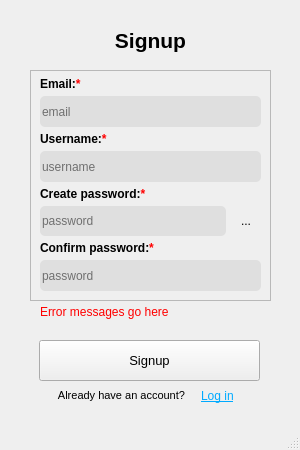
<?xml version="1.0" encoding="UTF-8"?>
<ui version="4.0">
 <class>winRegister</class>
 <widget class="QMainWindow" name="winRegister">
  <property name="geometry">
   <rect>
    <x>0</x>
    <y>0</y>
    <width>300</width>
    <height>450</height>
   </rect>
  </property>
  <property name="minimumSize">
   <size>
    <width>300</width>
    <height>450</height>
   </size>
  </property>
  <property name="maximumSize">
   <size>
    <width>300</width>
    <height>450</height>
   </size>
  </property>
  <property name="windowTitle">
   <string>Registration Form</string>
  </property>
  <property name="styleSheet">
   <string notr="true"/>
  </property>
  <widget class="QWidget" name="centralwidget">
   <widget class="QLabel" name="lblHeader">
    <property name="geometry">
     <rect>
      <x>20</x>
      <y>20</y>
      <width>261</width>
      <height>41</height>
     </rect>
    </property>
    <property name="font">
     <font>
      <pointsize>16</pointsize>
      <bold>true</bold>
     </font>
    </property>
    <property name="frameShape">
     <enum>QFrame::NoFrame</enum>
    </property>
    <property name="text">
     <string>Signup</string>
    </property>
    <property name="alignment">
     <set>Qt::AlignCenter</set>
    </property>
   </widget>
   <widget class="QPushButton" name="btnSignup">
    <property name="geometry">
     <rect>
      <x>39</x>
      <y>340</y>
      <width>221</width>
      <height>41</height>
     </rect>
    </property>
    <property name="sizePolicy">
     <sizepolicy hsizetype="Fixed" vsizetype="Fixed">
      <horstretch>0</horstretch>
      <verstretch>0</verstretch>
     </sizepolicy>
    </property>
    <property name="font">
     <font>
      <pointsize>10</pointsize>
     </font>
    </property>
    <property name="cursor">
     <cursorShape>PointingHandCursor</cursorShape>
    </property>
    <property name="styleSheet">
     <string notr="true"/>
    </property>
    <property name="text">
     <string>Signup</string>
    </property>
   </widget>
   <widget class="QFrame" name="vframeCred">
    <property name="geometry">
     <rect>
      <x>30</x>
      <y>70</y>
      <width>241</width>
      <height>231</height>
     </rect>
    </property>
    <property name="styleSheet">
     <string notr="true"/>
    </property>
    <property name="frameShape">
     <enum>QFrame::StyledPanel</enum>
    </property>
    <property name="frameShadow">
     <enum>QFrame::Plain</enum>
    </property>
    <property name="lineWidth">
     <number>2</number>
    </property>
    <property name="midLineWidth">
     <number>0</number>
    </property>
    <layout class="QVBoxLayout" name="verticalLayout_2">
     <property name="spacing">
      <number>5</number>
     </property>
     <property name="topMargin">
      <number>6</number>
     </property>
     <item>
      <widget class="QLabel" name="lblEmail">
       <property name="sizePolicy">
        <sizepolicy hsizetype="Expanding" vsizetype="Fixed">
         <horstretch>0</horstretch>
         <verstretch>0</verstretch>
        </sizepolicy>
       </property>
       <property name="font">
        <font>
         <bold>true</bold>
        </font>
       </property>
       <property name="text">
        <string>&lt;html&gt;&lt;head/&gt;&lt;body&gt;&lt;p&gt;Email:&lt;span style=&quot; color:red;&quot;&gt;*&lt;/span&gt;&lt;/p&gt;&lt;/body&gt;&lt;/html&gt;</string>
       </property>
       <property name="alignment">
        <set>Qt::AlignLeading|Qt::AlignLeft|Qt::AlignVCenter</set>
       </property>
       <property name="buddy">
        <cstring>lineEmail</cstring>
       </property>
      </widget>
     </item>
     <item>
      <widget class="QLineEdit" name="lineEmail">
       <property name="sizePolicy">
        <sizepolicy hsizetype="Expanding" vsizetype="Fixed">
         <horstretch>0</horstretch>
         <verstretch>0</verstretch>
        </sizepolicy>
       </property>
       <property name="minimumSize">
        <size>
         <width>200</width>
         <height>0</height>
        </size>
       </property>
       <property name="styleSheet">
        <string notr="true">background-color: rgb(223, 223, 223);
border-radius: 5px;
height: 50px;</string>
       </property>
       <property name="echoMode">
        <enum>QLineEdit::Normal</enum>
       </property>
       <property name="alignment">
        <set>Qt::AlignLeading|Qt::AlignLeft|Qt::AlignVCenter</set>
       </property>
       <property name="dragEnabled">
        <bool>false</bool>
       </property>
       <property name="placeholderText">
        <string>email</string>
       </property>
       <property name="clearButtonEnabled">
        <bool>false</bool>
       </property>
      </widget>
     </item>
     <item>
      <widget class="QLabel" name="lblUser">
       <property name="sizePolicy">
        <sizepolicy hsizetype="Expanding" vsizetype="Fixed">
         <horstretch>0</horstretch>
         <verstretch>0</verstretch>
        </sizepolicy>
       </property>
       <property name="font">
        <font>
         <bold>true</bold>
        </font>
       </property>
       <property name="styleSheet">
        <string notr="true"/>
       </property>
       <property name="text">
        <string>&lt;html&gt;&lt;head/&gt;&lt;body&gt;&lt;p&gt;Username:&lt;span style=&quot; color:red;&quot;&gt;*&lt;/span&gt;&lt;/p&gt;&lt;/body&gt;&lt;/html&gt;</string>
       </property>
       <property name="alignment">
        <set>Qt::AlignLeading|Qt::AlignLeft|Qt::AlignVCenter</set>
       </property>
       <property name="buddy">
        <cstring>lineUser</cstring>
       </property>
      </widget>
     </item>
     <item>
      <widget class="QLineEdit" name="lineUser">
       <property name="sizePolicy">
        <sizepolicy hsizetype="Expanding" vsizetype="Fixed">
         <horstretch>0</horstretch>
         <verstretch>0</verstretch>
        </sizepolicy>
       </property>
       <property name="minimumSize">
        <size>
         <width>200</width>
         <height>0</height>
        </size>
       </property>
       <property name="styleSheet">
        <string notr="true">background-color: rgb(223, 223, 223);
border-radius: 5px;
height: 50px;</string>
       </property>
       <property name="echoMode">
        <enum>QLineEdit::Normal</enum>
       </property>
       <property name="alignment">
        <set>Qt::AlignLeading|Qt::AlignLeft|Qt::AlignVCenter</set>
       </property>
       <property name="dragEnabled">
        <bool>false</bool>
       </property>
       <property name="placeholderText">
        <string>username</string>
       </property>
       <property name="clearButtonEnabled">
        <bool>false</bool>
       </property>
      </widget>
     </item>
     <item>
      <widget class="QLabel" name="lblPassCreate">
       <property name="sizePolicy">
        <sizepolicy hsizetype="Expanding" vsizetype="Fixed">
         <horstretch>0</horstretch>
         <verstretch>0</verstretch>
        </sizepolicy>
       </property>
       <property name="font">
        <font>
         <bold>true</bold>
        </font>
       </property>
       <property name="text">
        <string>&lt;html&gt;&lt;head/&gt;&lt;body&gt;&lt;p&gt;Create password:&lt;span style=&quot; color:red;&quot;&gt;*&lt;/span&gt;&lt;/p&gt;&lt;/body&gt;&lt;/html&gt;</string>
       </property>
       <property name="buddy">
        <cstring>linePassCreate</cstring>
       </property>
      </widget>
     </item>
     <item>
      <widget class="QWidget" name="hzwigPassCreate" native="true">
       <property name="minimumSize">
        <size>
         <width>0</width>
         <height>0</height>
        </size>
       </property>
       <property name="maximumSize">
        <size>
         <width>16777215</width>
         <height>16777215</height>
        </size>
       </property>
       <layout class="QHBoxLayout" name="horizontalLayout_8">
        <property name="spacing">
         <number>5</number>
        </property>
        <property name="leftMargin">
         <number>0</number>
        </property>
        <property name="topMargin">
         <number>0</number>
        </property>
        <property name="rightMargin">
         <number>0</number>
        </property>
        <property name="bottomMargin">
         <number>0</number>
        </property>
        <item>
         <widget class="QLineEdit" name="linePassCreate">
          <property name="sizePolicy">
           <sizepolicy hsizetype="Expanding" vsizetype="Fixed">
            <horstretch>0</horstretch>
            <verstretch>0</verstretch>
           </sizepolicy>
          </property>
          <property name="minimumSize">
           <size>
            <width>180</width>
            <height>30</height>
           </size>
          </property>
          <property name="maximumSize">
           <size>
            <width>16777215</width>
            <height>30</height>
           </size>
          </property>
          <property name="layoutDirection">
           <enum>Qt::LeftToRight</enum>
          </property>
          <property name="styleSheet">
           <string notr="true">background-color: rgb(223, 223, 223);
border-radius: 5px;
height: 50px;</string>
          </property>
          <property name="echoMode">
           <enum>QLineEdit::Password</enum>
          </property>
          <property name="dragEnabled">
           <bool>false</bool>
          </property>
          <property name="placeholderText">
           <string>password</string>
          </property>
         </widget>
        </item>
        <item>
         <widget class="QPushButton" name="pbtnToggleVis">
          <property name="minimumSize">
           <size>
            <width>30</width>
            <height>30</height>
           </size>
          </property>
          <property name="cursor">
           <cursorShape>PointingHandCursor</cursorShape>
          </property>
          <property name="toolTip">
           <string>show/hide password</string>
          </property>
          <property name="styleSheet">
           <string notr="true">background-color: rgb(239, 239, 239);
border-radius: 5px;
height: 50px;</string>
          </property>
          <property name="text">
           <string>...</string>
          </property>
         </widget>
        </item>
       </layout>
      </widget>
     </item>
     <item>
      <widget class="QLabel" name="lblPassConf">
       <property name="sizePolicy">
        <sizepolicy hsizetype="Expanding" vsizetype="Fixed">
         <horstretch>0</horstretch>
         <verstretch>0</verstretch>
        </sizepolicy>
       </property>
       <property name="font">
        <font>
         <bold>true</bold>
        </font>
       </property>
       <property name="text">
        <string>&lt;html&gt;&lt;head/&gt;&lt;body&gt;&lt;p&gt;Confirm password:&lt;span style=&quot; color:red;&quot;&gt;*&lt;/span&gt;&lt;/p&gt;&lt;/body&gt;&lt;/html&gt;</string>
       </property>
       <property name="buddy">
        <cstring>linePassConf</cstring>
       </property>
      </widget>
     </item>
     <item>
      <widget class="QLineEdit" name="linePassConf">
       <property name="enabled">
        <bool>true</bool>
       </property>
       <property name="sizePolicy">
        <sizepolicy hsizetype="Expanding" vsizetype="Fixed">
         <horstretch>0</horstretch>
         <verstretch>0</verstretch>
        </sizepolicy>
       </property>
       <property name="minimumSize">
        <size>
         <width>200</width>
         <height>0</height>
        </size>
       </property>
       <property name="layoutDirection">
        <enum>Qt::LeftToRight</enum>
       </property>
       <property name="styleSheet">
        <string notr="true">background-color: rgb(223, 223, 223);
border-radius: 5px;
height: 50px;</string>
       </property>
       <property name="echoMode">
        <enum>QLineEdit::Password</enum>
       </property>
       <property name="dragEnabled">
        <bool>false</bool>
       </property>
       <property name="placeholderText">
        <string>password</string>
       </property>
      </widget>
     </item>
    </layout>
   </widget>
   <widget class="QWidget" name="hzwigRedirect" native="true">
    <property name="geometry">
     <rect>
      <x>40</x>
      <y>380</y>
      <width>221</width>
      <height>31</height>
     </rect>
    </property>
    <layout class="QHBoxLayout" name="horizontalLayout_2">
     <item>
      <widget class="QLabel" name="lblAskAcc">
       <property name="minimumSize">
        <size>
         <width>135</width>
         <height>0</height>
        </size>
       </property>
       <property name="maximumSize">
        <size>
         <width>135</width>
         <height>16777215</height>
        </size>
       </property>
       <property name="font">
        <font>
         <pointsize>8</pointsize>
        </font>
       </property>
       <property name="cursor">
        <cursorShape>ArrowCursor</cursorShape>
       </property>
       <property name="styleSheet">
        <string notr="true"/>
       </property>
       <property name="text">
        <string>Already have an account?</string>
       </property>
       <property name="alignment">
        <set>Qt::AlignRight|Qt::AlignTrailing|Qt::AlignVCenter</set>
       </property>
       <property name="indent">
        <number>-1</number>
       </property>
      </widget>
     </item>
     <item>
      <widget class="QLabel" name="lblLogin">
       <property name="enabled">
        <bool>true</bool>
       </property>
       <property name="minimumSize">
        <size>
         <width>50</width>
         <height>0</height>
        </size>
       </property>
       <property name="maximumSize">
        <size>
         <width>50</width>
         <height>16777215</height>
        </size>
       </property>
       <property name="font">
        <font>
         <underline>true</underline>
        </font>
       </property>
       <property name="cursor">
        <cursorShape>PointingHandCursor</cursorShape>
       </property>
       <property name="styleSheet">
        <string notr="true">color: rgb(0, 170, 255);</string>
       </property>
       <property name="text">
        <string>Log in</string>
       </property>
       <property name="alignment">
        <set>Qt::AlignLeading|Qt::AlignLeft|Qt::AlignVCenter</set>
       </property>
       <property name="wordWrap">
        <bool>false</bool>
       </property>
      </widget>
     </item>
    </layout>
   </widget>
   <widget class="QLabel" name="lblErrors">
    <property name="enabled">
     <bool>true</bool>
    </property>
    <property name="geometry">
     <rect>
      <x>40</x>
      <y>305</y>
      <width>241</width>
      <height>31</height>
     </rect>
    </property>
    <property name="font">
     <font>
      <bold>false</bold>
     </font>
    </property>
    <property name="styleSheet">
     <string notr="true">color: red;</string>
    </property>
    <property name="text">
     <string>Error messages go here</string>
    </property>
    <property name="alignment">
     <set>Qt::AlignLeading|Qt::AlignLeft|Qt::AlignTop</set>
    </property>
   </widget>
  </widget>
  <widget class="QMenuBar" name="menubar">
   <property name="geometry">
    <rect>
     <x>0</x>
     <y>0</y>
     <width>300</width>
     <height>22</height>
    </rect>
   </property>
  </widget>
  <widget class="QStatusBar" name="statusbar"/>
 </widget>
 <resources/>
 <connections/>
</ui>
